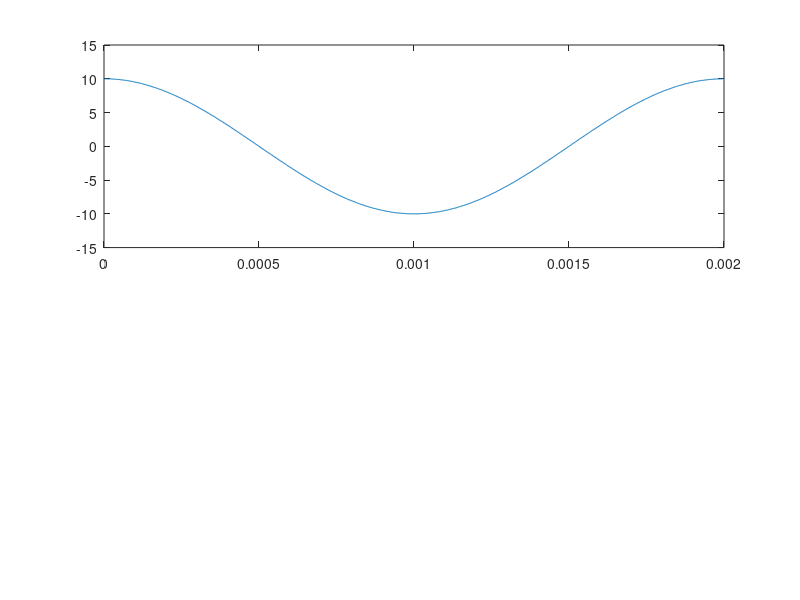

Reproduce this figure in MATLAB. (Note: this script raises an error after producing the figure.)
% Instrumentação e Medidas - Laboratório 5 - Aquisição de Sinais
% 96195 - Duarte Cerdeira
% Outros caralhos

clear

model_id = ""; % id do modelo
channel = 0; % canal/canais a ler
range = 10; % range do modelo

fa = 500000; % frequência de amostragem
n_samples = 500000; % num de amostras
n_measures = 10;

res_espet = fa / n_samples; % resolução espetral
res_temp = 1 / fa; % resolução temporal

t = res_temp * (0:n_samples);

% =========== Aquisição de sinais =========== %

% sd = daq("ni");

% addinput(d, model_id, channel, "Voltage");

% data = read(d, m, "OutputFormat", "Matrix");

% data = data';

data = zeros(10, n_samples + 1);
tf = zeros(10, n_samples + 1);

for i = 1:n_measures
    data(i,:) = 10 * cos(2*pi*500*t) + 0.01*randn(size(t));    
    tf(i,:) = fft(data(i,:));
end

data_av = mean(data);

tf = abs(tf) / n_samples; % módulo da transformada de fourier
tf_av = mean(tf);
tf_uni = tf_av(1:n_samples / 2 + 1); 
tf_uni(2:end-1) = 2*tf_uni(2:end-1); % transformada de fourier unilateral

% =========== Frequência =========== %

[f_fund_amp, index] = max(tf_uni / sqrt(2)); % frequência fundamental e respetiva amplitude

f_fund_power = 20 * log10(f_fund_amp);

f_est = (sum(tf_uni(index-3:index+3) .* ((index-1) - 3:(index-1) + 3) .* res_espet)) / ...
    sum(tf_uni(index-3:index+3)); % estimativa da frequência em caso de espalhamento espetral

f_fund = (index - 1) * res_espet;

% =========== Espectro de potência =========== %

power_spect = (tf_uni / sqrt(2)).^2; % espetro de potência unilateral
power_spect_den = 10 * log10(((tf_uni / sqrt(2)).^2) ./ res_espet); % densidade espetral de potência

power_spect_noise = zeros(1,n_samples/2);

for i = 1:n_samples / 2
    if i == index
        continue
    else
        power_spect_noise(i) = (tf_uni(i) / sqrt(2)).^2; % espetro de potência do ruído
    end
end

power_spect_noise_den = power_spect_noise / res_espet; % densidade espetral de potência do ruído

% =========== Valor Eficaz =========== %

valef = sqrt(mean(data_av.^2));

noise_rms = sqrt((fa / 2) * mean(power_spect_noise_den));

noise_floor = 10 * log10( (noise_rms^2) / (n_samples / 2) );

% =========== PLOT =========== %

SINAD = f_fund_power - 10*log10(sum(power_spect_noise_den.*res_espet));
ENOB = ceil((SINAD - 1.76) / 6.02);

f = res_espet * (0:n_samples/2);

figure(1);

subplot(2, 1, 1);
plot(t(1:1000), data(1, 1:1000));
title("Dados adquiridos", "Valor eficaz: " + valef + " | Valor eficaz do ruído: " + noise_rms +...
    " | SINAD: " + SINAD + " | ENOB: " + ENOB + ...
    " | Número de amostras: " + n_samples + " | Frequência de amostragem: " + fa + " | Alcance: " + range);

subplot(2, 1, 2);
plot(f, 10*log10(power_spect));

